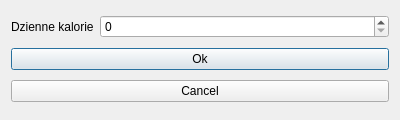
<?xml version="1.0" encoding="UTF-8"?>
<ui version="4.0">
 <class>Kcal</class>
 <widget class="QDialog" name="Kcal">
  <property name="geometry">
   <rect>
    <x>0</x>
    <y>0</y>
    <width>400</width>
    <height>120</height>
   </rect>
  </property>
  <property name="minimumSize">
   <size>
    <width>400</width>
    <height>120</height>
   </size>
  </property>
  <property name="maximumSize">
   <size>
    <width>400</width>
    <height>120</height>
   </size>
  </property>
  <property name="windowTitle">
   <string>Dialog</string>
  </property>
  <layout class="QGridLayout" name="gridLayout">
   <item row="3" column="0" colspan="2">
    <widget class="QPushButton" name="okButton">
     <property name="text">
      <string>Ok</string>
     </property>
    </widget>
   </item>
   <item row="4" column="0" colspan="2">
    <widget class="QPushButton" name="cancelButton">
     <property name="text">
      <string>Cancel</string>
     </property>
    </widget>
   </item>
   <item row="1" column="0">
    <widget class="QLabel" name="DailyKcal">
     <property name="text">
      <string>Dzienne kalorie</string>
     </property>
    </widget>
   </item>
   <item row="1" column="1">
    <widget class="QSpinBox" name="spinBox">
     <property name="sizePolicy">
      <sizepolicy hsizetype="Expanding" vsizetype="Fixed">
       <horstretch>0</horstretch>
       <verstretch>0</verstretch>
      </sizepolicy>
     </property>
     <property name="minimum">
      <number>0</number>
     </property>
     <property name="maximum">
      <number>99999</number>
     </property>
    </widget>
   </item>
  </layout>
 </widget>
 <resources/>
 <connections>
  <connection>
   <sender>cancelButton</sender>
   <signal>clicked()</signal>
   <receiver>Kcal</receiver>
   <slot>close()</slot>
   <hints>
    <hint type="sourcelabel">
     <x>102</x>
     <y>91</y>
    </hint>
    <hint type="destinationlabel">
     <x>145</x>
     <y>76</y>
    </hint>
   </hints>
  </connection>
 </connections>
</ui>
